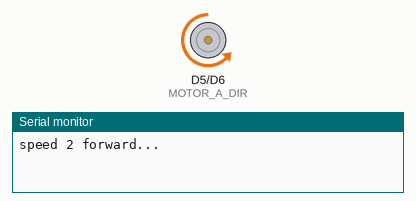
Recording of a sketch running on a simulated ESP8266 (NodeMCU). Shown: direction and speed pins drawn as motors (green arrow = direction pin HIGH = forward, orange = LOW = backward, longer = more drive), the last lines printed to the serial monitor.

Above: at 1.5 s.
At 4.5 s:
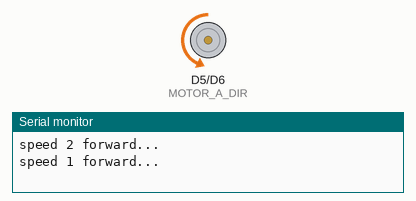
At 10.5 s:
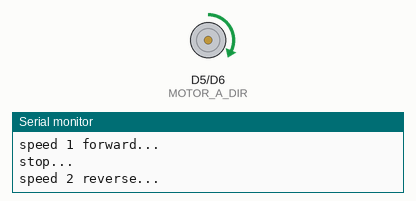
At 16.5 s:
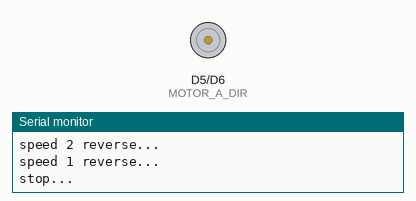
Timing chart, 0 to 23.4 s (numbered marks = the images above):
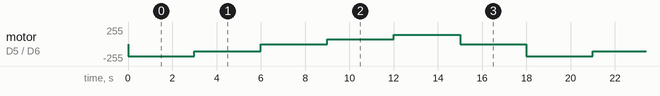

Measured:
- by itself, motor on D5 (MOTOR_A_DIR) / D6 (MOTOR_A_PWM): repeats every 18.0 s: backward 112/255 3.0 s, stopped 3.0 s, forward 68/255 3.0 s, forward 142/255 3.0 s, stopped 3.0 s, backward 186/255 3.0 s

The sketch:

ws03_L9110_motor.ino
```cpp
// wired connections
#define MOTOR_A_IA D6
#define MOTOR_A_IB D5

// functional connections
#define MOTOR_A_PWM MOTOR_A_IA // Motor B PWM Speed
#define MOTOR_A_DIR MOTOR_A_IB // Motor B Direction


#define PWM_SPEED1 450
#define PWM_SPEED2 750
#define DIR_DELAY 3000

void setup()
{
  Serial.begin( 9600 );
  pinMode( MOTOR_A_DIR, OUTPUT );
  pinMode( MOTOR_A_PWM, OUTPUT );
  digitalWrite( MOTOR_A_DIR, LOW );
  digitalWrite( MOTOR_A_PWM, LOW );
}

void loop()
{

      Serial.println( "speed 2 forward..." );
      // set the motor speed and direction
      digitalWrite( MOTOR_A_DIR, LOW ); // direction
      analogWrite( MOTOR_A_PWM, PWM_SPEED2 ); // PWM speed2 hi
      delay( DIR_DELAY );

      Serial.println( "speed 1 forward..." );
      digitalWrite( MOTOR_A_DIR, LOW ); // direction
      analogWrite( MOTOR_A_PWM, PWM_SPEED1 ); // PWM speed1 slow
      delay( DIR_DELAY );

      Serial.println( "stop..." );
      digitalWrite( MOTOR_A_DIR, LOW ); // direction
      analogWrite( MOTOR_A_PWM, 0 );   //  stop
      delay( DIR_DELAY );

      Serial.println( "speed 2 reverse..." );

      digitalWrite( MOTOR_A_DIR, HIGH ); // direction
      analogWrite( MOTOR_A_PWM, 1023 - PWM_SPEED2 ); // PWM speed2 hi
      delay( DIR_DELAY );

      Serial.println( "speed 1 reverse..." );
      // set the motor speed and direction
      digitalWrite( MOTOR_A_DIR, HIGH ); // direction
      analogWrite( MOTOR_A_PWM, 1023 - PWM_SPEED1 ); // PWM speed1 slow
      delay( DIR_DELAY );

      Serial.println( "stop..." );
      digitalWrite( MOTOR_A_DIR, LOW );
      analogWrite( MOTOR_A_PWM, 0 );
      delay( DIR_DELAY );

}
```
